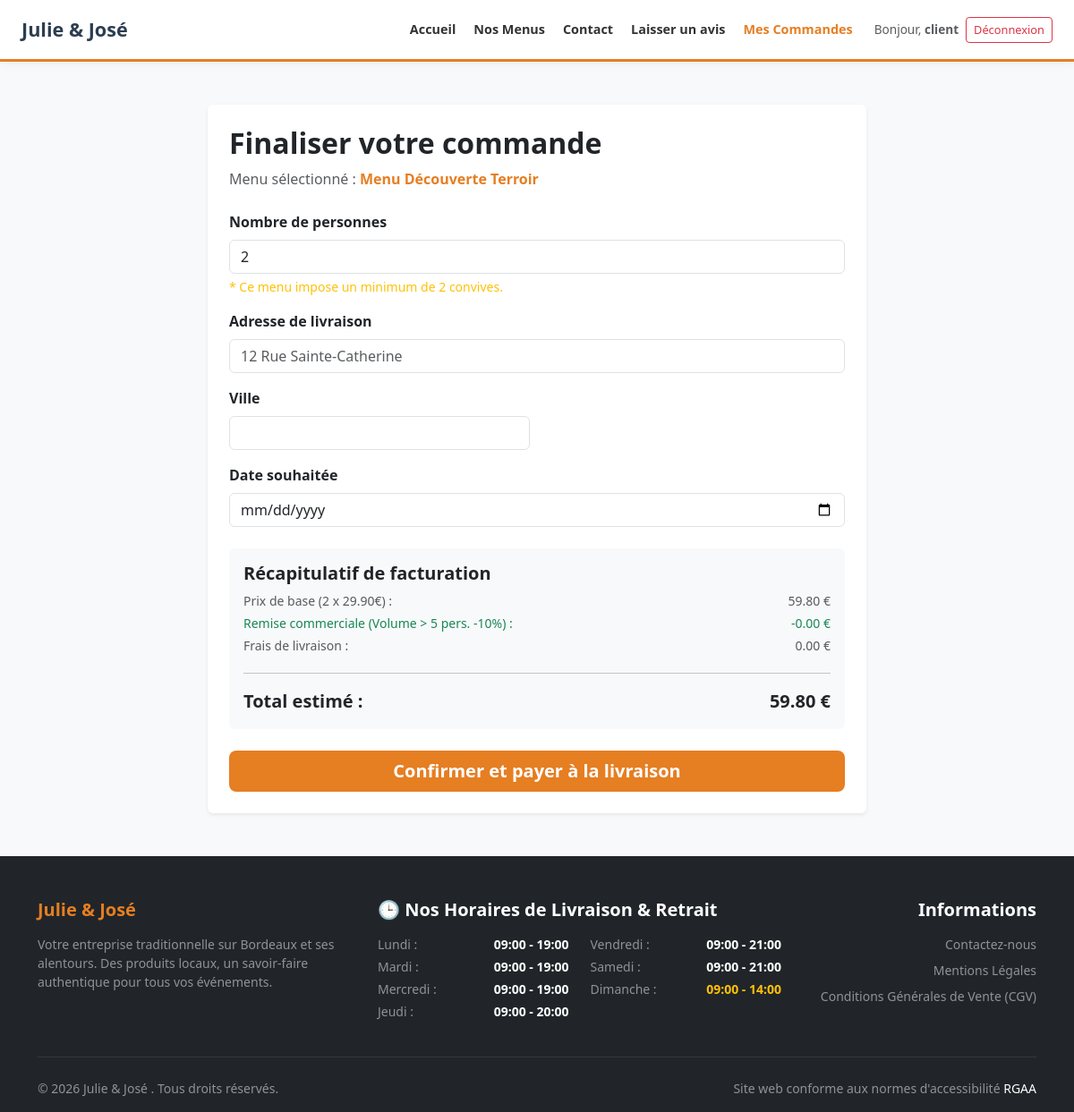
Page /commande.php?menu_id=1 (signed in) on the committed database.
### tables this page shows
CREATE TABLE `menu` (
  `menu_id` int(11) NOT NULL,
  `titre` varchar(50) NOT NULL,
  `nombre_personne_minimum` int(11) NOT NULL,
  `prix_par_personne` double NOT NULL,
  `regime` varchar(50) DEFAULT NULL,
  `description` varchar(250) DEFAULT NULL,
  `quantite_restante` int(11) DEFAULT NULL,
  `regime_id` int(11) DEFAULT NULL,
  `theme_id` int(11) DEFAULT NULL
);

### public/commande.php (the view, shortened to what this page needs)
<?php
require_once __DIR__ . '/../includes/header.php';
require_once __DIR__ . '/../includes/db_connect.php';
$menu_id = isset($_GET['menu_id']) ? (int)$_GET['menu_id'] : 0;
$stmt = $pdo->prepare("SELECT * FROM menu WHERE menu_id = ?");
$stmt->execute([$menu_id]);
$menu = $stmt->fetch();
$stmtUser = $pdo->prepare("SELECT ville FROM utilisateur WHERE utilisateur_id = ?");
$stmtUser->execute([$_SESSION['user_id']]);
$user = $stmtUser->fetch();
$ville_utilisateur = $user['ville'] ?? '';
?>
<div class="container py-5">
    <div class="row justify-content-center">
        <div class="col-md-8">
            <div class="card shadow-sm border-0 p-4">
                <h2 class="fw-bold mb-2">Finaliser votre commande</h2>
                <p class="text-muted mb-4">Menu sélectionné : <strong class="text-primary"><?= htmlspecialchars($menu['titre']) ?></strong></p>
                <form action="traitement_commande.php" method="POST" id="form-commande">
                    <div class="mb-3">
                        <label for="quantite" class="form-label fw-bold">Nombre de personnes</label>
                        <input type="number" name="quantite" id="quantite" class="form-control"
                               value="<?= $menu['nombre_personne_minimum'] ?>"
                               min="<?= $menu['nombre_personne_minimum'] ?>" required>
                        <div class="form-text text-warning">
                            * Ce menu impose un minimum de <?= $menu['nombre_personne_minimum'] ?> convives.
                        </div>
                    </div>
                    <div class="mb-3">
                        <label for="adresse" class="form-label fw-bold">Adresse de livraison</label>
                        <input type="text" name="adresse" id="adresse" class="form-control" placeholder="12 Rue Sainte-Catherine" required>
                    </div>
                    <div class="row g-3 mb-3">
                        <div class="col-md-6">
                            <label for="ville" class="form-label fw-bold">Ville</label>
                            <input type="text" name="ville" id="ville" class="form-control" value="<?= htmlspecialchars($ville_utilisateur) ?>" required>
                        </div>
                    </div>
                    <div class="mb-4">
                        <label for="date_livraison" class="form-label fw-bold">Date souhaitée</label>
                        <input type="date" name="date_livraison" id="date_livraison" class="form-control" required>
                    </div>
                    <div class="card bg-light border-0 p-3 mb-4">
                        <h5 class="fw-bold mb-2">Récapitulatif de facturation</h5>
                        <div class="d-flex justify-content-between small text-muted mb-1">
                            <span>Prix de base (<span id="out-qty">0</span> x <?= number_format($menu['prix_par_personne'], 2) ?>€) :</span>
                            <span><span id="out-base">0.00</span> €</span>
                        </div>
                        <div class="d-flex justify-content-between small text-success mb-1" id="remise-box" style="display:none;">
                            <span>Remise commerciale (Volume > 5 pers. -10%) :</span>
                            <span>-<span id="out-remise">0.00</span> €</span>
                        </div>
                        <div class="d-flex justify-content-between small text-muted mb-1">
                            <span>Frais de livraison :</span>
                            <span><span id="out-livraison">0.00</span> €</span>
                        </div>
                        <hr>
                        <div class="d-flex justify-content-between fw-bold fs-5 text-dark">
                            <span>Total estimé :</span>
                            <span><span id="out-total">0.00</span> €</span>
                        </div>
                    </div>
                    <div class="d-grid">
                        <button type="submit" class="btn btn-primary btn-lg text-white fw-bold">Confirmer et payer à la livraison</button>
                    </div>
                </form>
            </div>
        </div>
    </div>
</div>
<?php require_once __DIR__ . '/../includes/footer.php'; ?>

### assets/style.css (style rules this page uses)
:root { --main-orange: #FF7F50; --dark-orange: #E66A3D; --light-bg: #FFFFFF; }
body { background-color: var(--light-bg); color: #333; font-family: 'Segoe UI', sans-serif; }
.btn-primary { background-color: var(--main-orange) !important; border: none !important; }

### includes/header.php (style rules this page uses)
:root { --primary-orange: #E67E22; --dark-orange: #D35400; --light-bg: #F8F9FA; }
body { background-color: var(--light-bg); color: #333333; display: flex; flex-direction: column; min-height: 100vh; }
.btn-primary { background-color: var(--primary-orange) !important; border-color: var(--primary-orange) !important; color: #FFFFFF !important; transition: all 0.2s ease-in-out; }
.text-primary { color: var(--primary-orange) !important; }

### rows in the picture
menu: titre "Menu Découverte Terroir", quantite "2", nombre_personne_minimum "2", prix_par_personne "29.90"

### other values in the picture
$_SESSION['prenom'] "client"
